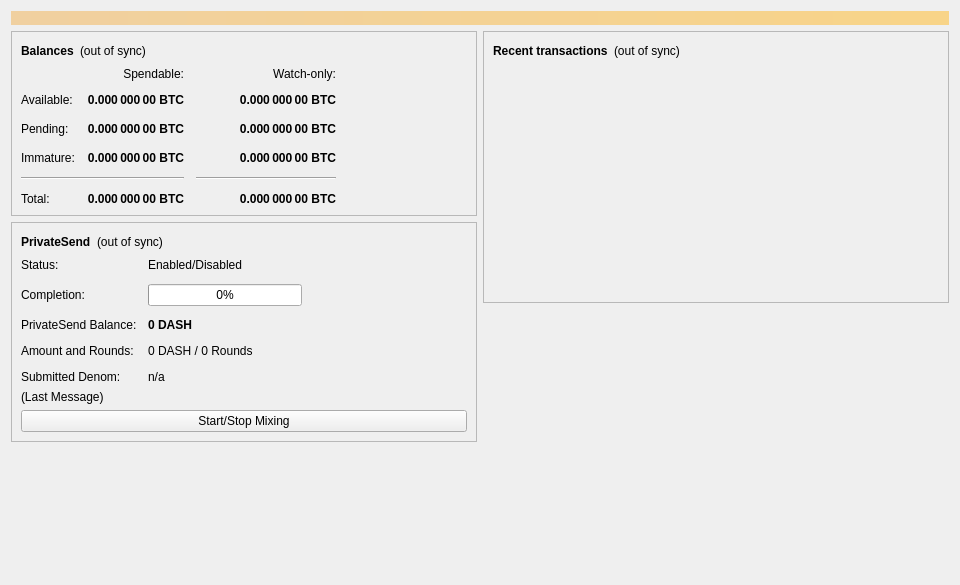
<?xml version="1.0" encoding="UTF-8"?>
<ui version="4.0">
 <class>OverviewPage</class>
 <widget class="QWidget" name="OverviewPage">
  <property name="geometry">
   <rect>
    <x>0</x>
    <y>0</y>
    <width>960</width>
    <height>585</height>
   </rect>
  </property>
  <property name="minimumSize">
   <size>
    <width>960</width>
    <height>0</height>
   </size>
  </property>
  <property name="windowTitle">
   <string>Form</string>
  </property>
  <layout class="QVBoxLayout" name="topLayout">
   <item>
    <widget class="QLabel" name="labelAlerts">
     <property name="visible">
      <bool>false</bool>
     </property>
     <property name="styleSheet">
      <string notr="true">QLabel { background-color: qlineargradient(x1: 0, y1: 0, x2: 1, y2: 0, stop:0 #F0D0A0, stop:1 #F8D488); color:#000000; }</string>
     </property>
     <property name="wordWrap">
      <bool>true</bool>
     </property>
     <property name="margin">
      <number>3</number>
     </property>
     <property name="textInteractionFlags">
      <set>Qt::TextSelectableByMouse</set>
     </property>
    </widget>
   </item>
   <item>
    <layout class="QHBoxLayout" name="horizontalLayout" stretch="1,1">
     <item>
      <layout class="QVBoxLayout" name="verticalLayout_2">
       <item>
        <widget class="QFrame" name="frame">
         <property name="frameShape">
          <enum>QFrame::StyledPanel</enum>
         </property>
         <property name="frameShadow">
          <enum>QFrame::Raised</enum>
         </property>
         <layout class="QVBoxLayout" name="verticalLayout_4">
          <item>
           <layout class="QHBoxLayout" name="horizontalLayout_4">
            <item>
             <widget class="QLabel" name="label_5">
              <property name="font">
               <font>
                <weight>75</weight>
                <bold>true</bold>
               </font>
              </property>
              <property name="text">
               <string>Balances</string>
              </property>
             </widget>
            </item>
            <item>
             <widget class="QLabel" name="labelWalletStatus">
              <property name="toolTip">
               <string>The displayed information may be out of date. Your wallet automatically synchronizes with the Mocha network after a connection is established, but this process has not completed yet.</string>
              </property>
              <property name="text">
               <string notr="true">(out of sync)</string>
              </property>
              <property name="alignment">
               <set>Qt::AlignLeading|Qt::AlignLeft|Qt::AlignVCenter</set>
              </property>
             </widget>
            </item>
            <item>
             <spacer name="horizontalSpacer_3">
              <property name="orientation">
               <enum>Qt::Horizontal</enum>
              </property>
              <property name="sizeHint" stdset="0">
               <size>
                <width>40</width>
                <height>20</height>
               </size>
              </property>
             </spacer>
            </item>
           </layout>
          </item>
          <item>
           <layout class="QGridLayout" name="gridLayout">
            <property name="spacing">
             <number>12</number>
            </property>
            <item row="2" column="2">
             <widget class="QLabel" name="labelWatchPending">
              <property name="font">
               <font>
                <weight>75</weight>
                <bold>true</bold>
               </font>
              </property>
              <property name="cursor">
               <cursorShape>IBeamCursor</cursorShape>
              </property>
              <property name="toolTip">
               <string>Unconfirmed transactions to watch-only addresses</string>
              </property>
              <property name="text">
               <string notr="true">0.000 000 00 BTC</string>
              </property>
              <property name="alignment">
               <set>Qt::AlignRight|Qt::AlignTrailing|Qt::AlignVCenter</set>
              </property>
              <property name="textInteractionFlags">
               <set>Qt::LinksAccessibleByMouse|Qt::TextSelectableByKeyboard|Qt::TextSelectableByMouse</set>
              </property>
             </widget>
            </item>
            <item row="2" column="1">
             <widget class="QLabel" name="labelUnconfirmed">
              <property name="font">
               <font>
                <weight>75</weight>
                <bold>true</bold>
               </font>
              </property>
              <property name="cursor">
               <cursorShape>IBeamCursor</cursorShape>
              </property>
              <property name="toolTip">
               <string>Total of transactions that have yet to be confirmed, and do not yet count toward the spendable balance</string>
              </property>
              <property name="text">
               <string notr="true">0.000 000 00 BTC</string>
              </property>
              <property name="alignment">
               <set>Qt::AlignRight|Qt::AlignTrailing|Qt::AlignVCenter</set>
              </property>
              <property name="textInteractionFlags">
               <set>Qt::LinksAccessibleByMouse|Qt::TextSelectableByKeyboard|Qt::TextSelectableByMouse</set>
              </property>
             </widget>
            </item>
            <item row="3" column="2">
             <widget class="QLabel" name="labelWatchImmature">
              <property name="font">
               <font>
                <weight>75</weight>
                <bold>true</bold>
               </font>
              </property>
              <property name="cursor">
               <cursorShape>IBeamCursor</cursorShape>
              </property>
              <property name="toolTip">
               <string>Mined balance in watch-only addresses that has not yet matured</string>
              </property>
              <property name="text">
               <string notr="true">0.000 000 00 BTC</string>
              </property>
              <property name="alignment">
               <set>Qt::AlignRight|Qt::AlignTrailing|Qt::AlignVCenter</set>
              </property>
              <property name="textInteractionFlags">
               <set>Qt::LinksAccessibleByMouse|Qt::TextSelectableByKeyboard|Qt::TextSelectableByMouse</set>
              </property>
             </widget>
            </item>
            <item row="4" column="0" colspan="2">
             <widget class="Line" name="lineSpendableBalance">
              <property name="orientation">
               <enum>Qt::Horizontal</enum>
              </property>
             </widget>
            </item>
            <item row="4" column="2">
             <widget class="Line" name="lineWatchBalance">
              <property name="sizePolicy">
               <sizepolicy hsizetype="Preferred" vsizetype="Fixed">
                <horstretch>0</horstretch>
                <verstretch>0</verstretch>
               </sizepolicy>
              </property>
              <property name="minimumSize">
               <size>
                <width>140</width>
                <height>0</height>
               </size>
              </property>
              <property name="orientation">
               <enum>Qt::Horizontal</enum>
              </property>
             </widget>
            </item>
            <item row="5" column="0">
             <widget class="QLabel" name="labelTotalText">
              <property name="text">
               <string>Total:</string>
              </property>
             </widget>
            </item>
            <item row="3" column="1">
             <widget class="QLabel" name="labelImmature">
              <property name="font">
               <font>
                <weight>75</weight>
                <bold>true</bold>
               </font>
              </property>
              <property name="cursor">
               <cursorShape>IBeamCursor</cursorShape>
              </property>
              <property name="toolTip">
               <string>Mined balance that has not yet matured</string>
              </property>
              <property name="text">
               <string notr="true">0.000 000 00 BTC</string>
              </property>
              <property name="alignment">
               <set>Qt::AlignRight|Qt::AlignTrailing|Qt::AlignVCenter</set>
              </property>
              <property name="textInteractionFlags">
               <set>Qt::LinksAccessibleByMouse|Qt::TextSelectableByKeyboard|Qt::TextSelectableByMouse</set>
              </property>
             </widget>
            </item>
            <item row="2" column="3">
             <spacer name="horizontalSpacer_2">
              <property name="orientation">
               <enum>Qt::Horizontal</enum>
              </property>
              <property name="sizeHint" stdset="0">
               <size>
                <width>40</width>
                <height>20</height>
               </size>
              </property>
             </spacer>
            </item>
            <item row="3" column="0">
             <widget class="QLabel" name="labelImmatureText">
              <property name="text">
               <string>Immature:</string>
              </property>
             </widget>
            </item>
            <item row="5" column="1">
             <widget class="QLabel" name="labelTotal">
              <property name="font">
               <font>
                <weight>75</weight>
                <bold>true</bold>
               </font>
              </property>
              <property name="cursor">
               <cursorShape>IBeamCursor</cursorShape>
              </property>
              <property name="toolTip">
               <string>Your current total balance</string>
              </property>
              <property name="text">
               <string notr="true">0.000 000 00 BTC</string>
              </property>
              <property name="alignment">
               <set>Qt::AlignRight|Qt::AlignTrailing|Qt::AlignVCenter</set>
              </property>
              <property name="textInteractionFlags">
               <set>Qt::LinksAccessibleByMouse|Qt::TextSelectableByKeyboard|Qt::TextSelectableByMouse</set>
              </property>
             </widget>
            </item>
            <item row="5" column="2">
             <widget class="QLabel" name="labelWatchTotal">
              <property name="font">
               <font>
                <weight>75</weight>
                <bold>true</bold>
               </font>
              </property>
              <property name="cursor">
               <cursorShape>IBeamCursor</cursorShape>
              </property>
              <property name="toolTip">
               <string>Current total balance in watch-only addresses</string>
              </property>
              <property name="text">
               <string notr="true">0.000 000 00 BTC</string>
              </property>
              <property name="alignment">
               <set>Qt::AlignRight|Qt::AlignTrailing|Qt::AlignVCenter</set>
              </property>
              <property name="textInteractionFlags">
               <set>Qt::LinksAccessibleByMouse|Qt::TextSelectableByKeyboard|Qt::TextSelectableByMouse</set>
              </property>
             </widget>
            </item>
            <item row="0" column="2">
             <widget class="QLabel" name="labelWatchonly">
              <property name="text">
               <string>Watch-only:</string>
              </property>
              <property name="alignment">
               <set>Qt::AlignRight|Qt::AlignTrailing|Qt::AlignVCenter</set>
              </property>
             </widget>
            </item>
            <item row="1" column="0">
             <widget class="QLabel" name="labelBalanceText">
              <property name="text">
               <string>Available:</string>
              </property>
             </widget>
            </item>
            <item row="1" column="1">
             <widget class="QLabel" name="labelBalance">
              <property name="font">
               <font>
                <weight>75</weight>
                <bold>true</bold>
               </font>
              </property>
              <property name="cursor">
               <cursorShape>IBeamCursor</cursorShape>
              </property>
              <property name="toolTip">
               <string>Your current spendable balance</string>
              </property>
              <property name="text">
               <string notr="true">0.000 000 00 BTC</string>
              </property>
              <property name="alignment">
               <set>Qt::AlignRight|Qt::AlignTrailing|Qt::AlignVCenter</set>
              </property>
              <property name="textInteractionFlags">
               <set>Qt::LinksAccessibleByMouse|Qt::TextSelectableByKeyboard|Qt::TextSelectableByMouse</set>
              </property>
             </widget>
            </item>
            <item row="1" column="2">
             <widget class="QLabel" name="labelWatchAvailable">
              <property name="font">
               <font>
                <weight>75</weight>
                <bold>true</bold>
               </font>
              </property>
              <property name="cursor">
               <cursorShape>IBeamCursor</cursorShape>
              </property>
              <property name="toolTip">
               <string>Your current balance in watch-only addresses</string>
              </property>
              <property name="text">
               <string notr="true">0.000 000 00 BTC</string>
              </property>
              <property name="alignment">
               <set>Qt::AlignRight|Qt::AlignTrailing|Qt::AlignVCenter</set>
              </property>
              <property name="textInteractionFlags">
               <set>Qt::LinksAccessibleByMouse|Qt::TextSelectableByKeyboard|Qt::TextSelectableByMouse</set>
              </property>
             </widget>
            </item>
            <item row="2" column="0">
             <widget class="QLabel" name="labelPendingText">
              <property name="text">
               <string>Pending:</string>
              </property>
             </widget>
            </item>
            <item row="0" column="1">
             <widget class="QLabel" name="labelSpendable">
              <property name="text">
               <string>Spendable:</string>
              </property>
              <property name="alignment">
               <set>Qt::AlignRight|Qt::AlignTrailing|Qt::AlignVCenter</set>
              </property>
             </widget>
            </item>
           </layout>
          </item>
         </layout>
        </widget>
       </item>
       <item>
        <widget class="QFrame" name="framePrivateSend">
         <property name="layoutDirection">
          <enum>Qt::LeftToRight</enum>
         </property>
         <property name="frameShape">
          <enum>QFrame::StyledPanel</enum>
         </property>
         <property name="frameShadow">
          <enum>QFrame::Raised</enum>
         </property>
         <layout class="QVBoxLayout" name="VerticalLayout_PS1">
          <item>
           <layout class="QHBoxLayout" name="horizontalLayout_5">
            <item>
             <widget class="QLabel" name="labelPrivateSendHeader">
              <property name="font">
               <font>
                <weight>75</weight>
                <bold>true</bold>
               </font>
              </property>
              <property name="text">
               <string>PrivateSend</string>
              </property>
             </widget>
            </item>
            <item>
             <widget class="QLabel" name="labelPrivateSendSyncStatus">
              <property name="toolTip">
               <string>The displayed information may be out of date. Your wallet automatically synchronizes with the Mocha network after a connection is established, but this process has not completed yet.</string>
              </property>
              <property name="text">
               <string notr="true">(out of sync)</string>
              </property>
              <property name="alignment">
               <set>Qt::AlignLeading|Qt::AlignLeft|Qt::AlignVCenter</set>
              </property>
             </widget>
            </item>
            <item>
             <spacer name="horizontalSpacer_4">
              <property name="orientation">
               <enum>Qt::Horizontal</enum>
              </property>
              <property name="sizeHint" stdset="0">
               <size>
                <width>40</width>
                <height>20</height>
               </size>
              </property>
             </spacer>
            </item>
           </layout>
          </item>
          <item>
           <layout class="QFormLayout" name="privateSendFormLayout">
            <property name="fieldGrowthPolicy">
             <enum>QFormLayout::AllNonFixedFieldsGrow</enum>
            </property>
            <property name="horizontalSpacing">
             <number>11</number>
            </property>
            <property name="verticalSpacing">
             <number>12</number>
            </property>
            <item row="0" column="0">
             <widget class="QLabel" name="labelPrivateSendEnabledText">
              <property name="text">
               <string>Status:</string>
              </property>
             </widget>
            </item>
            <item row="0" column="1">
             <widget class="QLabel" name="labelPrivateSendEnabled">
              <property name="text">
               <string>Enabled/Disabled</string>
              </property>
             </widget>
            </item>
            <item row="1" column="0">
             <widget class="QLabel" name="labelCompletitionText">
              <property name="text">
               <string>Completion:</string>
              </property>
             </widget>
            </item>
            <item row="1" column="1">
             <widget class="QProgressBar" name="privateSendProgress">
              <property name="maximumSize">
               <size>
                <width>154</width>
                <height>16777215</height>
               </size>
              </property>
              <property name="value">
               <number>0</number>
              </property>
             </widget>
            </item>
            <item row="2" column="0">
             <widget class="QLabel" name="labelAnonymizedText">
              <property name="text">
               <string>PrivateSend Balance:</string>
              </property>
             </widget>
            </item>
            <item row="2" column="1">
             <widget class="QLabel" name="labelAnonymized">
              <property name="font">
               <font>
                <weight>75</weight>
                <bold>true</bold>
               </font>
              </property>
              <property name="text">
               <string notr="true">0 DASH</string>
              </property>
             </widget>
            </item>
            <item row="3" column="0">
             <widget class="QLabel" name="labelAmountAndRoundsText">
              <property name="text">
               <string>Amount and Rounds:</string>
              </property>
             </widget>
            </item>
            <item row="3" column="1">
             <widget class="QLabel" name="labelAmountRounds">
              <property name="text">
               <string>0 DASH / 0 Rounds</string>
              </property>
             </widget>
            </item>
            <item row="4" column="0">
             <widget class="QLabel" name="labelSubmittedDenomText">
              <property name="text">
               <string>Submitted Denom:</string>
              </property>
             </widget>
            </item>
            <item row="4" column="1">
             <widget class="QLabel" name="labelSubmittedDenom">
              <property name="toolTip">
               <string>The denominations you submitted to the Masternode.&lt;br&gt;To mix, other users must submit the exact same denominations.</string>
              </property>
              <property name="text">
               <string>n/a</string>
              </property>
             </widget>
            </item>
           </layout>
          </item>
          <item>
           <layout class="QVBoxLayout" name="VerticalLayout_PS">
            <item>
             <widget class="QLabel" name="labelPrivateSendLastMessage">
              <property name="text">
               <string>(Last Message)</string>
              </property>
              <property name="alignment">
               <set>Qt::AlignLeading|Qt::AlignLeft|Qt::AlignTop</set>
              </property>
              <property name="wordWrap">
               <bool>true</bool>
              </property>
             </widget>
            </item>
            <item>
             <widget class="QPushButton" name="togglePrivateSend">
              <property name="sizePolicy">
               <sizepolicy hsizetype="MinimumExpanding" vsizetype="Fixed">
                <horstretch>0</horstretch>
                <verstretch>0</verstretch>
               </sizepolicy>
              </property>
              <property name="text">
               <string>Start/Stop Mixing</string>
              </property>
             </widget>
            </item>
           </layout>
          </item>
         </layout>
        </widget>
       </item>
       <item>
        <spacer name="verticalSpacer">
         <property name="orientation">
          <enum>Qt::Vertical</enum>
         </property>
         <property name="sizeHint" stdset="0">
          <size>
           <width>20</width>
           <height>40</height>
          </size>
         </property>
        </spacer>
       </item>
      </layout>
     </item>
     <item>
      <layout class="QVBoxLayout" name="verticalLayout_3">
       <item>
        <widget class="QFrame" name="frame_2">
         <property name="frameShape">
          <enum>QFrame::StyledPanel</enum>
         </property>
         <property name="frameShadow">
          <enum>QFrame::Raised</enum>
         </property>
         <layout class="QVBoxLayout" name="verticalLayout">
          <item>
           <layout class="QHBoxLayout" name="horizontalLayout_2">
            <item>
             <widget class="QLabel" name="label_4">
              <property name="font">
               <font>
                <weight>75</weight>
                <bold>true</bold>
               </font>
              </property>
              <property name="text">
               <string>Recent transactions</string>
              </property>
             </widget>
            </item>
            <item>
             <widget class="QLabel" name="labelTransactionsStatus">
              <property name="toolTip">
               <string>The displayed information may be out of date. Your wallet automatically synchronizes with the Mocha network after a connection is established, but this process has not completed yet.</string>
              </property>
              <property name="text">
               <string notr="true">(out of sync)</string>
              </property>
              <property name="alignment">
               <set>Qt::AlignLeading|Qt::AlignLeft|Qt::AlignVCenter</set>
              </property>
             </widget>
            </item>
            <item>
             <spacer name="horizontalSpacer">
              <property name="orientation">
               <enum>Qt::Horizontal</enum>
              </property>
              <property name="sizeHint" stdset="0">
               <size>
                <width>40</width>
                <height>20</height>
               </size>
              </property>
             </spacer>
            </item>
           </layout>
          </item>
          <item>
           <widget class="QListView" name="listTransactions">
            <property name="styleSheet">
             <string notr="true">QListView { background: transparent; }</string>
            </property>
            <property name="frameShape">
             <enum>QFrame::NoFrame</enum>
            </property>
            <property name="verticalScrollBarPolicy">
             <enum>Qt::ScrollBarAlwaysOff</enum>
            </property>
            <property name="horizontalScrollBarPolicy">
             <enum>Qt::ScrollBarAlwaysOff</enum>
            </property>
            <property name="selectionMode">
             <enum>QAbstractItemView::NoSelection</enum>
            </property>
           </widget>
          </item>
         </layout>
        </widget>
       </item>
       <item>
        <spacer name="verticalSpacer_2">
         <property name="orientation">
          <enum>Qt::Vertical</enum>
         </property>
         <property name="sizeHint" stdset="0">
          <size>
           <width>20</width>
           <height>40</height>
          </size>
         </property>
        </spacer>
       </item>
      </layout>
     </item>
    </layout>
   </item>
  </layout>
 </widget>
 <resources/>
 <connections/>
</ui>
